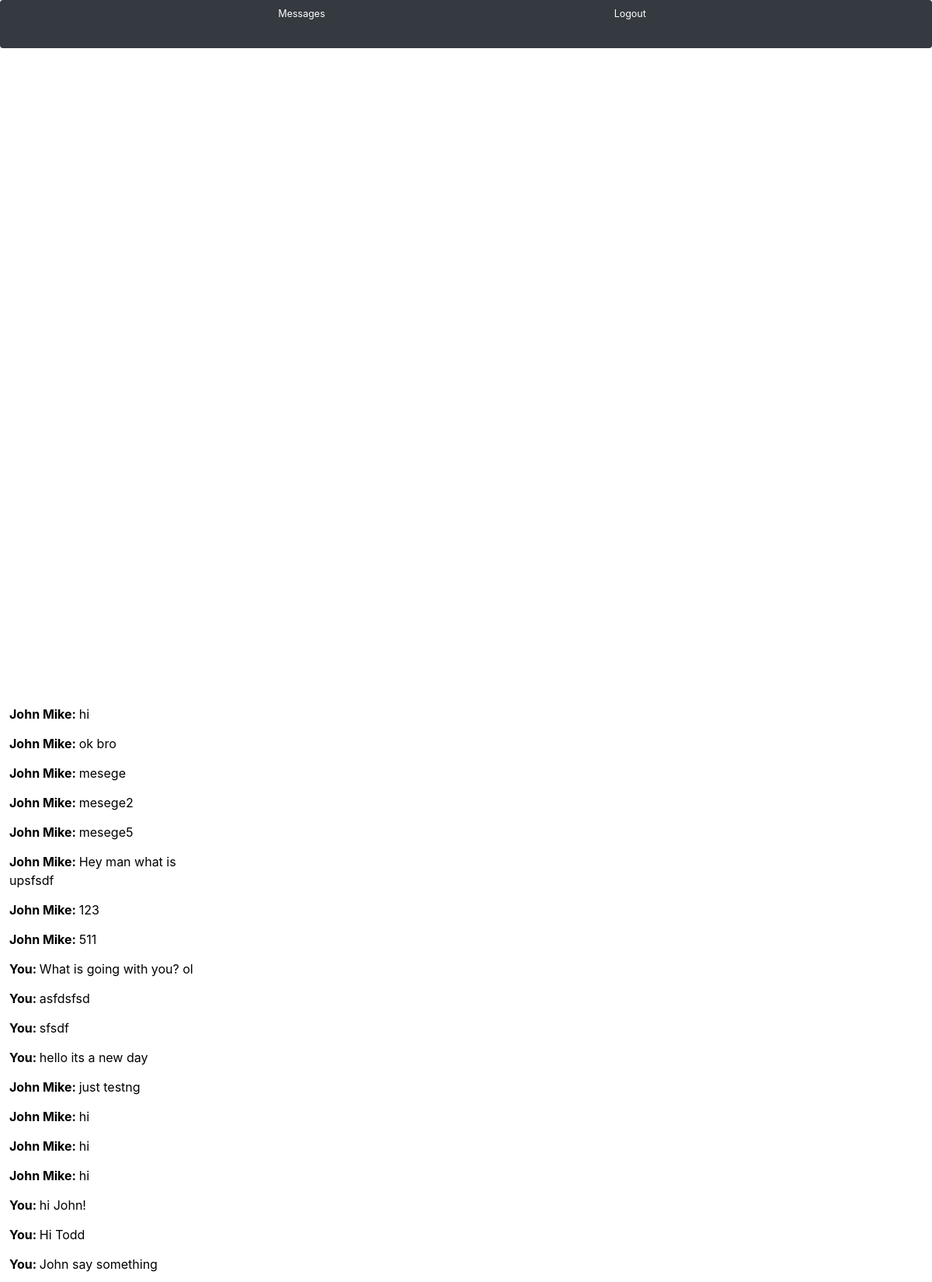
/message_room (signed in, upper part), run on the app's committed database.
### app/models.py (models this page shows, shortened)
class Message(db.Model):
    MAX_CHARS_IN_MESSAGE = 1000
    id = db.Column(db.Integer, primary_key=True)
    timestamp = db.Column(db.DateTime, index=True, default=datetime.utcnow)
    user_to_id = db.Column(db.Integer, db.ForeignKey('users.id'))
    user_from_id = db.Column(db.Integer, db.ForeignKey('users.id'))
    content = db.Column(db.String(MAX_CHARS_IN_MESSAGE))
    def give_name(self, user_id):
        name = "You"
        if not (self.user_from_id == user_id):
            name = Users.query.get(self.user_from_id).name
        return name

class Users(UserMixin, db.Model):
    NAME_SIZE = 100
    id = db.Column(db.Integer, primary_key=True)
    name = db.Column(db.String(NAME_SIZE), unique=True)
    major = db.Column(db.String(100))
    hall = db.Column(db.String(100))
    password = db.Column(db.String(100))
    messages = db.relationship('Message', lazy='dynamic', primaryjoin="or_(Users.id == Message.user_to_id, Users.id == Message.user_from_id)")

### app/routes.py (the view, shortened to what this page needs)
@app.route('/message_room', methods=["GET", "POST"])
@app.route('/message_room/<current_friend>', methods=["GET", "POST"])
@login_required
def message(current_friend=None):
    if not current_user.is_authenticated:
        return redirect(url_for("login"))
    message_form = MessageForm(choices=current_user.id)
    if current_friend == None:
        return render_template("room.html", messages=Users.query.get(current_user.id).messages, form=message_form)
    else:
        message_form = MessageForm(choices=current_friend)
        return render_template("room.html", messages=Users.giveMessagesFrom(current_user.id, current_friend), form=message_form)

### app/models.py (called while the page is built)
@login.user_loader
def load_user(id):
    return Users.query.get(int(id))

### app/templates/room.html (shortened to what this page needs)
{% extends "base.html" %}
{% block inner_content %}
    <div>
        <div id ="vertical-scrollable">
            <div class="row text-left">
                {% for message in messages %}
                    <div class = "col-sm-8"> <p> <b> {{ message.give_name(current_user.id) }}: </b> {{ message.content }} </p> </div>
                {% endfor %}
            </div>
        </div>
    </div>
{% endblock %}

### app/templates/room.html (style rules this page uses)
#vertical-scrollable { position: absolute; top: 10%; bottom: 300px; left: 1%; width: 35%; overflow-y: scroll; }
.col-sm-8 { color: black; font-size: 16px; padding-bottom: 2px; padding-top: 2px; bottom: 0.1vh }

### data on the page
Message: give_name "John Mike", content "hi"
Message: give_name "John Mike", content "ok bro"
Message: give_name "John Mike", content "mesege"
Message: give_name "John Mike", content "mesege2"
Message: give_name "John Mike", content "mesege5"
Message: give_name "John Mike", content "Hey man what is upsfsdf"
Message: give_name "John Mike", content "123"
Message: give_name "John Mike", content "511"
Message: give_name "You", content "What is going with you? ol"
Message: give_name "You", content "asfdsfsd"
Message: give_name "You", content "sfsdf"
Message: give_name "You", content "hello its a new day"
Message: give_name "John Mike", content "just testng"
Message: give_name "John Mike", content "hi"
Message: give_name "John Mike", content "hi"
Message: give_name "John Mike", content "hi"
Message: give_name "You", content "hi John!"
Message: give_name "You", content "Hi Todd"
Message: give_name "You", content "John say something"
